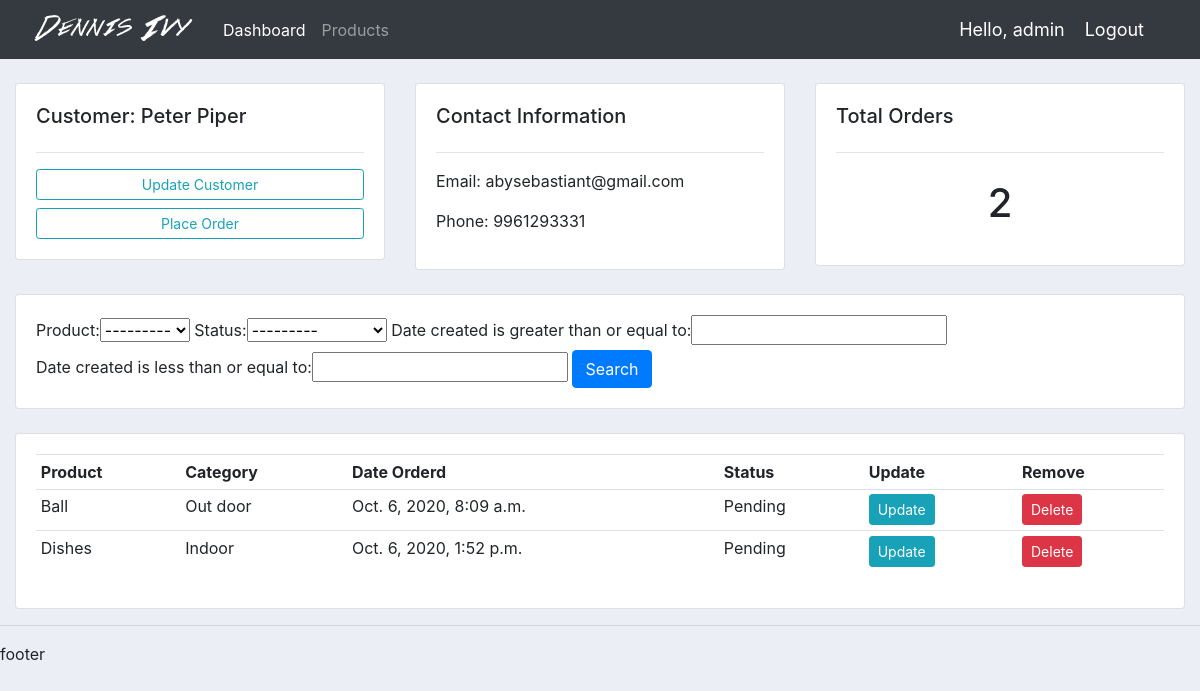
The page /customer/1/ (signed in) on the database as committed earlier.
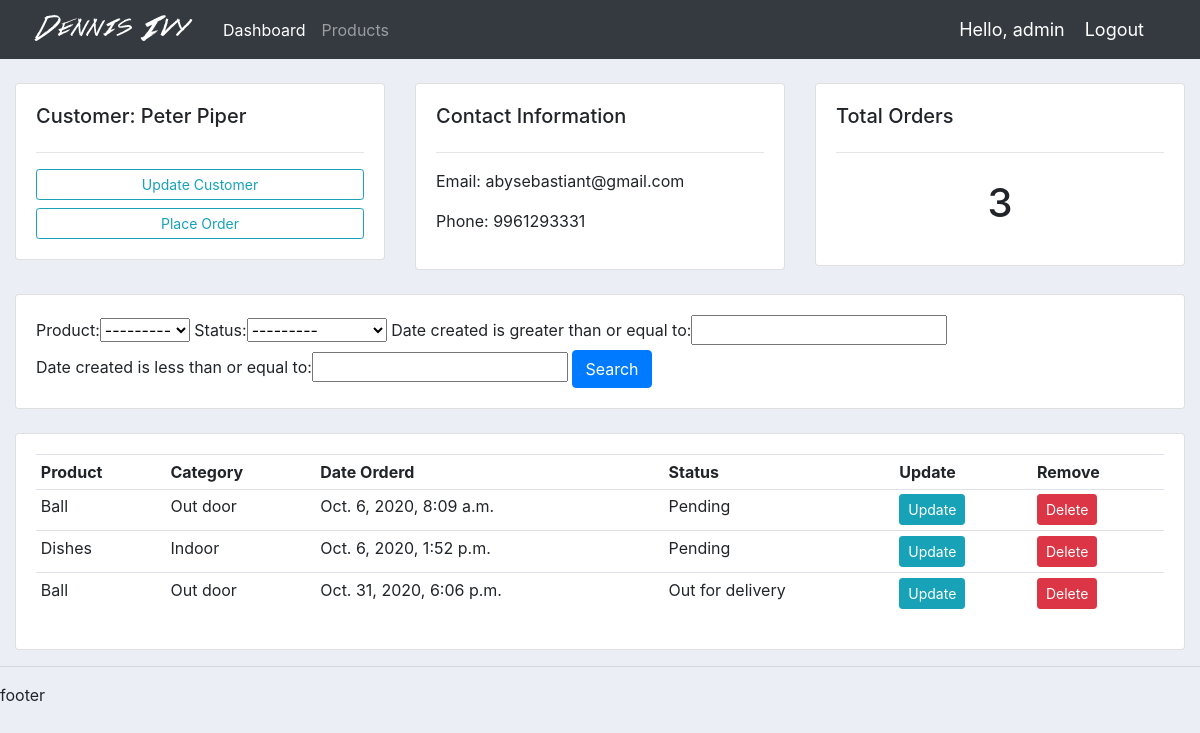
The same page on the database as committed later.
### accounts/models.py (models this page shows, shortened)
class Order(models.Model):
	STATUS = (
		('Pending','Pending'),
		('Out for delivery','Out for delivery'),
		('Delivered','Delivered')
		)
	customer = models.ForeignKey(Customer, on_delete=models.SET_NULL, null=True)
	product = models.ForeignKey(Product, on_delete=models.SET_NULL, null=True)
	date_created = models.DateTimeField(auto_now_add=True)
	status = models.CharField(max_length=200, null=True, choices=STATUS)

class Product(models.Model):
	CATEGORY = (
		('Indoor','Indoor'),
		('Out door','Out door')
		)
	name=models.CharField(max_length=200, null=True, default='Product Deleted')
	price=models.FloatField(null=True)
	category=models.CharField(max_length=200, null=True, choices=CATEGORY)
	description=models.CharField(max_length=200, null=True, blank=True)
	date_created = models.DateTimeField(auto_now_add=True)
	tag = models.ManyToManyField(Tag)
	def __str__(self):
		return self.name

### accounts/decorators.py (the view)
		def wrapper_func(request, *args, **kwargs):
			group = None
			if request.user.groups.exists():
				group = request.user.groups.all()[0].name
			if group in allowed_roles:
				return view_func(request, *args, **kwargs)
			else:
				return HttpResponse('You are not authorised to view this page')

### accounts/views.py (called while the page is built)
@login_required(login_url='login')
@allowed_users(allowed_roles=['admin'])
def customer(request, pk):
	get_customer = Customer.objects.get(id=pk)
	orders = get_customer.order_set.all()
	order_count = orders.count()
	myFilter = OrderFilter(request.GET, queryset=orders)
	orders = myFilter.qs
	context = {'get_customer':get_customer, 'orders':orders, 'order_count':order_count, 'myFilter':myFilter}
	return render(request, 'customer/customer.html', context=context)

### accounts/templates/customer/customer.html
{% extends 'main/base.html' %}
{% block content %}
	<br>
<div class="row">
	<div class="col-md">
		<div class="card card-body">
			<h5>Customer: {{ get_customer.name }}</h5>
			<hr>
			<a class="btn btn-outline-info  btn-sm btn-block" href="">Update Customer</a>
			<a class="btn btn-outline-info  btn-sm btn-block" href="{% url 'create_order' get_customer.id %}">Place Order</a>
		</div>
	</div>
	<div class="col-md">
		<div class="card card-body">
			<h5>Contact Information</h5>
			<hr>
			<p>Email: {{ get_customer.email }}</p>
			<p>Phone: {{ get_customer.phone }}</p>
		</div>
	</div>
	<div class="col-md">
		<div class="card card-body">
			<h5>Total Orders</h5>
			<hr>
			<h1 style="text-align: center;padding: 10px">{{ order_count }}</h1>
		</div>
	</div>
</div>
<br>
<div class="row">
	<div class="col">
		<div class="card card-body">
			<form method="get">
				{{ myFilter.form }}
		    <button class="btn btn-primary" type="submit">Search</button>
		  </form>
		</div>
	</div>
</div>
<br>
<div class="row">
	<div class="col-md">
		<div class="card card-body">
			<table class="table table-sm">
				<tr>
					<th>Product</th>
					<th>Category</th>
					<th>Date Orderd</th>
					<th>Status</th>
					<th>Update</th>
					<th>Remove</th>
				</tr>
				{% for order in orders %}
					<tr>
						<td>{{ order.product }}</td>
						<td>{{ order.product.category }}</td>
						<td>{{ order.date_created }}</td>
						<td>{{ order.status }}</td>
						<td><a href="{% url 'update_order' order.id %}" class="btn btn-sm btn-info">Update</a></td>
                    	<td><a href="{% url 'delete_order' order.id %}" class="btn btn-sm btn-danger">Delete</a></td>
					</tr>
				{% endfor %}
			</table>
		</div>
	</div>
</div>
{% endblock %}

Rows that differ between the two databases and show on the page:
added Order: product "Ball", product.category "Out door", date_created "Oct. 31, 2020, 6:06 p.m.", status "Out for delivery"
Other text that changed with them:
{{ order_count }}: "2" → "3"
